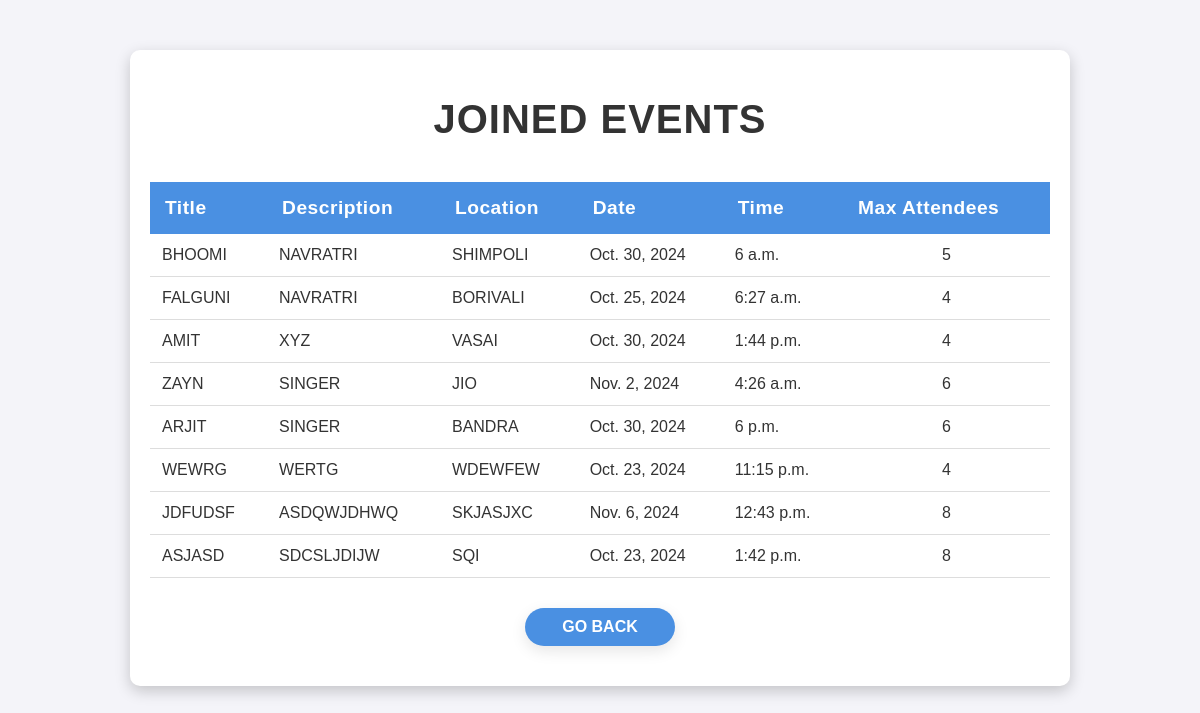
/joined-events/ (signed in), run on the app's committed database.
### mainapp/models.py (models this page shows, shortened)
class Event(models.Model):
    title = models.CharField(max_length=200)
    description = models.TextField()  # Use TextField for potentially larger descriptions
    location = models.CharField(max_length=200)
    date = models.DateField()
    time = models.TimeField()
    max_attendees = models.PositiveIntegerField()  # Use PositiveIntegerField for attendees
    created_by = models.ForeignKey(User, on_delete=models.CASCADE, null=True, blank=True)
    attendees = models.ManyToManyField(User, related_name='signed_up_events', blank=True)  # New field to track attendees

### mainapp/views.py (the view)
# urls.py: path('joined-events/', get_joined_events, name='joined-events'),
def get_joined_events(request):
    if request.user.is_authenticated:
        user = request.user
        joined_events = user.signed_up_events.all()  # Assuming ManyToMany is in the Event model
        return render(request, 'joined_events.html', {'events': joined_events})
    else:
        return JsonResponse({'error': 'User not authenticated'}, status=401)

### mainapp/templates/joined_events.html (shortened to what this page needs)
<!DOCTYPE html>
<html lang="en">
<head>
</head>
<body>
    <div class="container">
        <h1>Joined Events</h1>
        <table class="table table-bordered">
            <thead class="thead-dark">
                <tr>
                    <th>Title</th>
                    <th>Description</th>
                    <th>Location</th>
                    <th>Date</th>
                    <th>Time</th>
                    <th>Max Attendees</th>
                </tr>
            </thead>
            <tbody>
                {% for event in events %}
                <tr>
                    <td>{{ event.title }}</td>
                    <td>{{ event.description }}</td>
                    <td>{{ event.location }}</td>
                    <td>{{ event.date }}</td>
                    <td>{{ event.time }}</td>
                    <td>{{ event.max_attendees }}</td>
                </tr>
                {% empty %}
                <tr>
                    <td colspan="6">You have not joined any events yet.</td>
                </tr>
                {% endfor %}
            </tbody>
        </table>
        <button type="button" class="btn btn-secondary" id="goBack">Go Back</button>
    </div>
</body>
</html>

### mainapp/templates/joined_events.html (style rules this page uses)
body { font-family: 'Arial', sans-serif; background-color: #f4f4f9; margin: 0; padding: 0; }
.container { margin: 50px auto; padding: 20px; background-color: #ffffff; border-radius: 10px; box-shadow: 0 5px 15px rgba(0, 0, 0, 0.2); max-width: 900px; }
h1 { text-align: center; color: #333; margin-bottom: 40px; font-size: 2.5em; letter-spacing: 1px; text-transform: uppercase; animation: fadeInDown 1s ease; }
table { width: 100%; border-collapse: collapse; margin-bottom: 30px; }
thead { background-color: #4a90e2; color: #ffffff; }
thead th { padding: 15px; text-align: left; font-size: 1.2em; letter-spacing: 0.5px; animation: fadeInDown 0.8s ease-in-out; }
tbody tr { border-bottom: 1px solid #dddddd; transition: background-color 0.3s ease-in-out; }
td { padding: 12px; color: #333; animation: fadeInUp 1s ease; }
td:last-child { text-align: center; }
.btn { display: inline-block; padding: 10px 20px; font-size: 1em; border-radius: 25px; text-transform: uppercase; text-align: center; cursor: pointer; transition: background-color 0.3s ease, transform 0.3s ease; font-weight: bold; box-shadow: 0 5px 15px rgba(0, 0, 0, 0.1); }
#viewJoinedEvents, #goBack { background-color: #4a90e2; color: white; border: none; margin-top: 20px; text-decoration: none; }
#goBack { display: block; width: 150px; margin: 20px auto; }

### data on the page
Event: title "BHOOMI", description "NAVRATRI", location "SHIMPOLI", date "Oct. 30, 2024", time "6 a.m.", max_attendees "5"
Event: title "FALGUNI", description "NAVRATRI", location "BORIVALI", date "Oct. 25, 2024", time "6:27 a.m.", max_attendees "4"
Event: title "AMIT", description "XYZ", location "VASAI", date "Oct. 30, 2024", time "1:44 p.m.", max_attendees "4"
Event: title "ZAYN", description "SINGER", location "JIO", date "Nov. 2, 2024", time "4:26 a.m.", max_attendees "6"
Event: title "ARJIT", description "SINGER", location "BANDRA", date "Oct. 30, 2024", time "6 p.m.", max_attendees "6"
Event: title "WEWRG", description "WERTG", location "WDEWFEW", date "Oct. 23, 2024", time "11:15 p.m.", max_attendees "4"
Event: title "JDFUDSF", description "ASDQWJDHWQ", location "SKJASJXC", date "Nov. 6, 2024", time "12:43 p.m.", max_attendees "8"
Event: title "ASJASD", description "SDCSLJDIJW", location "SQI", date "Oct. 23, 2024", time "1:42 p.m.", max_attendees "8"
